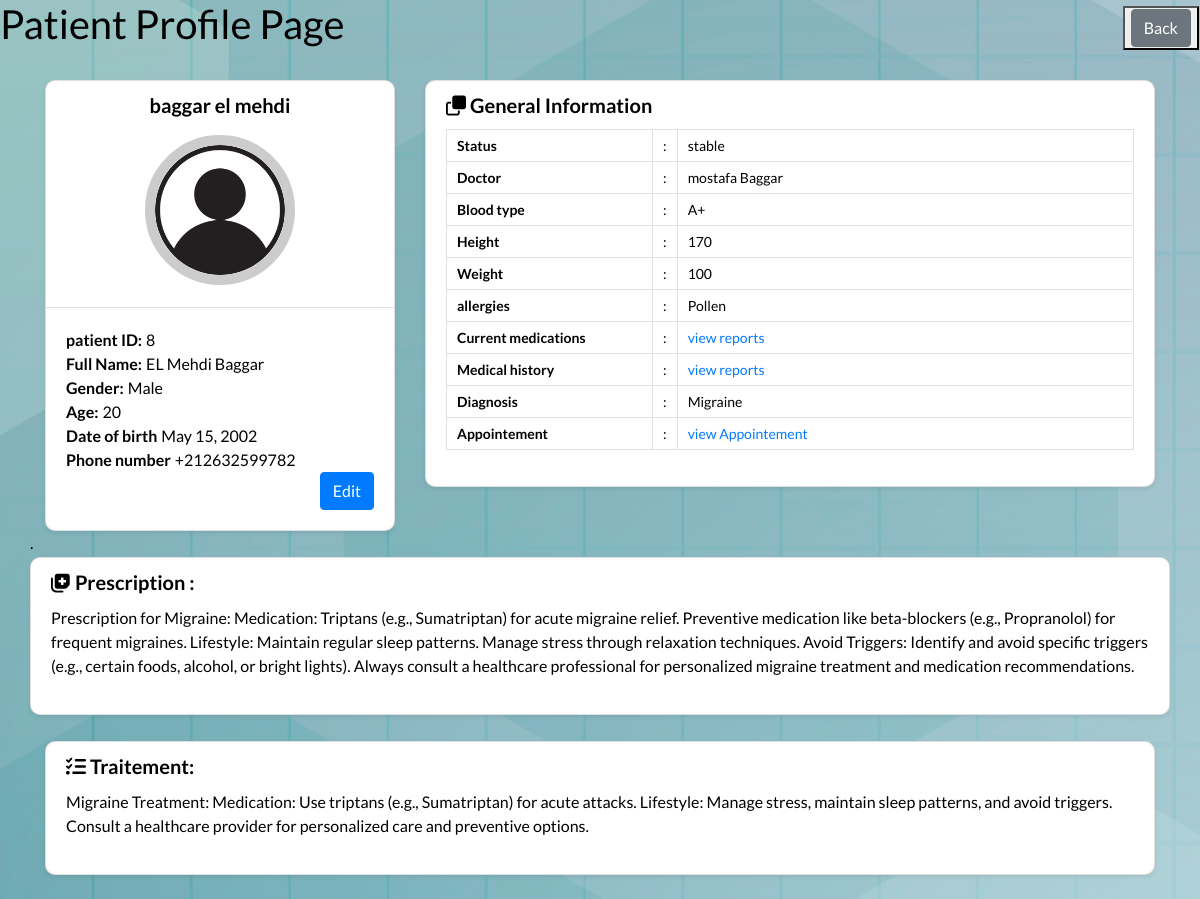
Page /Medi/patiens-list/8/ (signed in) on the committed database.
### Medi/models.py (models this page shows, shortened)
class Patient(models.Model):
    GENDER_CHOICES = [
        ('male', 'Male'),
        ('female', 'Female'),
        ('other', 'Other'),
    ]
    STATUS_CHOICES = [
        ('stable', 'Stable'),
        ('improving', 'Improving'),
        ('critical', 'Critical'),
    ]
    BLOOD_TYPE_CHOICES = [
        ('A+', 'A+'),
        ('A-', 'A-'),
        ('B+', 'B+'),
        ('B-', 'B-'),
        ('AB+', 'AB+'),
        ('AB-', 'AB-'),
        ('O+', 'O+'),
        ('O-', 'O-'),
    ]
    ALLERGIES_CHOICES = [
        ('Pollen', 'Pollen'),
        ('Dust Mites', 'Dust Mites'),
        ('Pet Dander', 'Pet Dander'),
        ('Mold', 'Mold'),
        ('Food Allergies', 'Food Allergies'),
        ('Insect Sting Allergies', 'Insect Sting Allergies'),
        ('Medication Allergies', 'Medication Allergies'),
        ('Latex Allergy', 'Latex Allergy'),
        ('Cockroach Allergy', 'Cockroach Allergy'),
        ('Other', 'Other'),
    ]
    DIAGNOSIS_CHOICES = [
        ('Hypertension (High Blood Pressure)', 'Hypertension (High Blood Pressure)'),
        ('Type 2 Diabetes', 'Type 2 Diabetes'),
        ('Asthma', 'Asthma'),
        ('Allergic Rhinitis', 'Allergic Rhinitis'),
        ('Migraine', 'Migraine'),
        ('Depression', 'Depression'),
        ('Anxiety Disorder', 'Anxiety Disorder'),
        ('Obesity', 'Obesity'),
        ('Chronic Obstructive Pulmonary Disease (COPD)', 'Chronic Obstructive Pulmonary Disease (COPD)'),
        ('Coronary Artery Disease', 'Coronary Artery Disease'),
        ('Hyperthyroidism', 'Hyperthyroidism'),
        ('Hypothyroidism', 'Hypothyroidism'),
        ('Gastroesophageal Reflux Disease (GERD)', 'Gastroesophageal Reflux Disease (GERD)'),
        ('Rheumatoid Arthritis', 'Rheumatoid Arthritis'),
        ('Osteoarthritis', 'Osteoarthritis'),
        ('Eczema', 'Eczema'),
        ('Psoriasis', 'Psoriasis'),
        ('Celiac Disease', 'Celiac Disease'),
        ('Irritable Bowel Syndrome (IBS)', 'Irritable Bowel Syndrome (IBS)'),
        ('Chronic Kidney Disease', 'Chronic Kidney Disease'),
        ('Stroke', 'Stroke'),
        ('Alzheimer\'s Disease', 'Alzheimer\'s Disease'),
        ('Multiple Sclerosis', 'Multiple Sclerosis'),
        ('HIV/AIDS', 'HIV/AIDS'),
        ('Cancer', 'Cancer'),
    ]
    first_name = models.CharField(max_length=100)
    last_name = models.CharField(max_length=100)
    age = models.PositiveIntegerField()
    gender = models.CharField(max_length=10, choices=GENDER_CHOICES, default='Male')
    email = models.EmailField()
    phone = models.CharField(max_length=15)
    photo = models.ImageField(upload_to='media/', blank=True, null=True)
    status = models.CharField(max_length=20, choices=STATUS_CHOICES)
    blood_type = models.CharField(max_length=5, choices=BLOOD_TYPE_CHOICES, default='A+')
    height = models.PositiveIntegerField(default=170)
    weight = models.PositiveIntegerField(default=100)
    allergies = models.CharField(max_length=50, choices=ALLERGIES_CHOICES, default='Other')
    diagnosis = models.CharField(max_length=100, choices=DIAGNOSIS_CHOICES, default='Hypertension')
    doctor_id = models.PositiveIntegerField(default=1)
    address = models.CharField(max_length=200)
    date_of_birth = models.DateField(default='2001-04-20')
    prescription = models.TextField(blank=True, null=True, default='')
    traitement = models.TextField(blank=True, null=True, default='')
    medication = models.TextField(blank=True, null=True, default='')

### accounts/models.py (models this page shows)
class Doctor(AbstractUser):
    GENDER_CHOICES = [
        ('male', 'Male'),
        ('female', 'Female'),
        ('other', 'Other'),
    ]
    SPECIALITY_CHOICES = [
        ('gp', 'General Practitioner (GP)'),
        ('pediatrician', 'Pediatrician'),
        ('obgyn', 'Obstetrician/Gynecologist (OB/GYN)'),
        ('dermatologist', 'Dermatologist'),
        ('orthopedic_surgeon', 'Orthopedic Surgeon'),
        ('cardiologist', 'Cardiologist'),
        ('psychiatrist', 'Psychiatrist'),
    ]
    speciality = models.CharField(max_length=100, choices=SPECIALITY_CHOICES)
    gender = models.CharField(max_length=10, choices=GENDER_CHOICES)
    bio = models.TextField(null=True,default='')
    phone = models.CharField(max_length=20,default='')
    date_of_birth = models.DateField(default='2001-04-20')
    hospital = models.TextField(null=True, default='MediClinic')
    experience = models.TextField(null=True,default='')
    working_hours = models.CharField(max_length=100)
    photo = models.ImageField(upload_to='media/', blank=True, null=True)
    groups = models.ManyToManyField(
        Group,
        verbose_name='groups',
        blank=True,
        help_text='The groups this user belongs to.',
        related_name='doctor_set',  # Use a unique related_name
        related_query_name='user'
    )
    user_permissions = models.ManyToManyField(
        Permission,
        verbose_name='user permissions',
        blank=True,
        help_text='Specific permissions for this user.',
        related_name='doctor_set',  # Use a unique related_name
        related_query_name='user'
    )

### Medi/views.py (the view)
# urls.py: path('patiens-list/<int:patient_id>/', views.patient_full, name='patient-full'),
@login_required
def patient_full(request, patient_id):
    patient = get_object_or_404(Patient, pk=patient_id)
    if patient.doctor_id:
        doctor = get_object_or_404(Doctor, id=patient.doctor_id)
    else:
        doctor = None
    return render(request, 'patient-full.html',{'patient': patient, 'doctor': doctor})

### Medi/templates/patient-full.html (shortened to what this page needs)
{% load static%}
<!DOCTYPE html>
<html lang="en">
<head>
    <link href="https://fonts.googleapis.com/css?family=Lato:300,400,700,900&display=swap" rel="stylesheet"><link rel='stylesheet' href='https://cdnjs.cloudflare.com/ajax/libs/twitter-bootstrap/4.1.3/css/bootstrap.min.css'>
    <link rel='stylesheet' href='https://cdnjs.cloudflare.com/ajax/libs/font-awesome/5.12.1/css/all.min.css'>
    <link rel="stylesheet" href="https://cdnjs.cloudflare.com/ajax/libs/font-awesome/5.15.4/css/all.min.css"/>
    <link rel="stylesheet" href="https://cdnjs.cloudflare.com/ajax/libs/font-awesome/6.4.0/css/all.min.css">
    <link rel="stylesheet" href="https://cdnjs.cloudflare.com/ajax/libs/font-awesome/4.7.0/css/font-awesome.min.css">
    <link rel="stylesheet" href="{% static 'css/patient-full.css' %}">
</head>
<body>
<header class="ScriptHeader">
    <div class="rt-container">
    	<div class="col-rt-12">
        	<div class="rt-heading">
            	<h1>Patient Profile Page</h1>
               <button>
                    {% if user.is_superuser %}
                        <a href="{% url 'home' %}" class="btn btn-secondary">Back</a>
                    {% else %}
                        <a href="{% url 'doctor-patient-list' %}" class="btn btn-secondary">Back</a>
                    {% endif %}
                </button>
            </div>
        </div>
    </div>
</header>
<section>
    <div class="rt-container">
          <div class="col-rt-12">
              <div class="Scriptcontent">
<div class="student-profile py-4">
  <div class="container">
    <div class="row">
      <div class="col-lg-4">
        <div class="card shadow-sm">
          <div class="card-header bg-transparent text-center">
              <h3>baggar el mehdi</h3>
              {% if patient.photo  %}
                    <img class="profile_img" src="{{ patient.photo.url }}" alt="student dp">
              {% else %}
                    <img class="profile_img" src="{% static 'images/img.jpeg' %}" alt="default dp">
              {% endif %}
          </div>
          <div class="card-body">
            <p class="mb-0"><strong class="pr-1">patient ID:</strong>{{ patient.id }}</p>
            <p class="mb-0"><strong class="pr-1">Full Name:</strong>{{ patient.first_name}} {{ patient.last_name }}</p>
            <p class="mb-0"><strong class="pr-1">Gender:</strong>{{ patient.gender }}</p>
            <p class="mb-0"><strong class="pr-1">Age:</strong>{{ patient.age }}</p>
            <p class="mb-0"><strong class="pr-1">Date of birth</strong>{{ patient.date_of_birth }}</p>
            <p class="mb-0"><strong class="pr-1">Phone number</strong>{{ patient.phone }}</p>
            <a href="{% url 'edit_patient' patient.id %}" class="btn btn-primary float-right">Edit</a>
          </div>
        </div>
      </div>
      <div class="col-lg-8">
        <div class="card shadow-sm">
          <div class="card-header bg-transparent border-0">
            <h3 class="mb-0"><i class="far fa-clone pr-1"></i>General Information</h3>
          </div>
          <div class="card-body pt-0">
            <table class="table table-bordered">
              <tr>
                <th width="30%">Status</th>
                <td width="2%">:</td>
                <td>{{ patient.status }}</td>
              </tr>
              <tr>
                 <th width="30%">Doctor</th>
                 <td width="2%">:</td>
                 {% if doctor %}
                 <td>{{ doctor.first_name }} {{ doctor.last_name }}</td>
                 {% else %}
                    No Doctor Assigned
                 {% endif %}
              </tr>
              <tr>
                <th width="30%">Blood type</th>
                <td width="2%">:</td>
                <td>{{ patient.blood_type }}</td>
              </tr>
              <tr>
                <th width="30%">Height	</th>
                <td width="2%">:</td>
                <td>{{ patient.height }}</td>
              </tr>
              <tr>
                <th width="30%">Weight</th>
                <td width="2%">:</td>
                <td>{{ patient.weight }}</td>
              </tr>
              <tr>
                <th width="30%">allergies </th>
                <td width="2%">:</td>
                <td>{{ patient.allergies }}</td>
              </tr>
              <tr>
                <th width="30%">Current medications</th>
                <td width="2%">:</td>
                <td><a href="#">view reports</a></td>
              </tr>
              <tr>
                <th width="30%">Medical history</th>
                <td width="2%">:</td>
                <td><a href="#">view reports</a></td>
              </tr>
              <tr>
                <th width="30%">Diagnosis</th>
                <td width="2%">:</td>
                <td>{{ patient.diagnosis }}</td>
              </tr>
              <tr>
                <th width="30%">Appointement</th>
                <td width="2%">:</td>
                <td><a href="">view Appointement</a></td>
              </tr>
            </table>
        </div>
    </div>
</div>
<div>
    .
</div>
<div class="card shadow-sm">
<div class="card-header bg-transparent border-0">
  <h3 class="mb-0"><i class="fa-solid fa-notes-medical"></i></i> Prescription :</h3>
</div>
<div class="card-body pt-0">
    <p>{{patient.prescription}}</p>
</div>
</div>
</div>
          <div style="height: 26px"></div>
        <div class="card shadow-sm">
          <div class="card-header bg-transparent border-0">
            <h3 class="mb-0"><i class="fa-solid fa-list-check"></i> Traitement:</h3>
          </div>
          <div class="card-body pt-0">
              <p>{{patient.traitement}}</p>
          </div>
        </div>
      </div>
    </div>
  </div>
</div>
    		</div>
</section>
	</body>
</html>

### static/css/patient-full.css (style rules this page uses)
body { background-image: url(../images/61805.jpg); padding: 0; margin: 0; font-family: 'Lato', sans-serif; color: #000; }
.student-profile .card { border-radius: 10px; }
.rt-heading button { position: absolute; right: 0; margin: -50px 1px; color: rgb(110, 109, 109); cursor: pointer; }
.student-profile .card .card-header .profile_img { width: 150px; height: 150px; object-fit: cover; margin: 10px auto; border: 10px solid #ccc; border-radius: 50%; }
.student-profile .card h3 { font-size: 20px; font-weight: 700; }
.student-profile .card p { font-size: 16px; color: #000; }
.student-profile .table th, .student-profile .table td { font-size: 14px; padding: 5px 10px; color: #000; }

### rows in the picture
Patient: id "8", first_name "EL Mehdi", last_name "Baggar", gender "Male", age "20", date_of_birth "May 15, 2002", phone "+212632599782", status "stable", blood_type "A+", height "170", weight "100", allergies "Pollen", diagnosis "Migraine", prescription "Prescription for Migraine: Medication: Triptans (e.g., Sumatriptan) for acute migraine relief. Preventive medication like beta-blockers (e.g., Propranolol) for frequent migraines. Lifestyle: Maintain regular sleep patterns. Manage stress through relaxation techniques. Avoid Triggers: Identify and avoid specific triggers (e.g., certain foods, alcohol, or bright lights). Always consult a healthcare professional for personalized migraine treatment and medication recommendations.", traitement "Migraine Treatment: Medication: Use triptans (e.g., Sumatriptan) for acute attacks. Lifestyle: Manage stress, maintain sleep patterns, and avoid triggers. Consult a healthcare provider for personalized care and preventive options."
Doctor: first_name "mostafa", last_name "Baggar"
